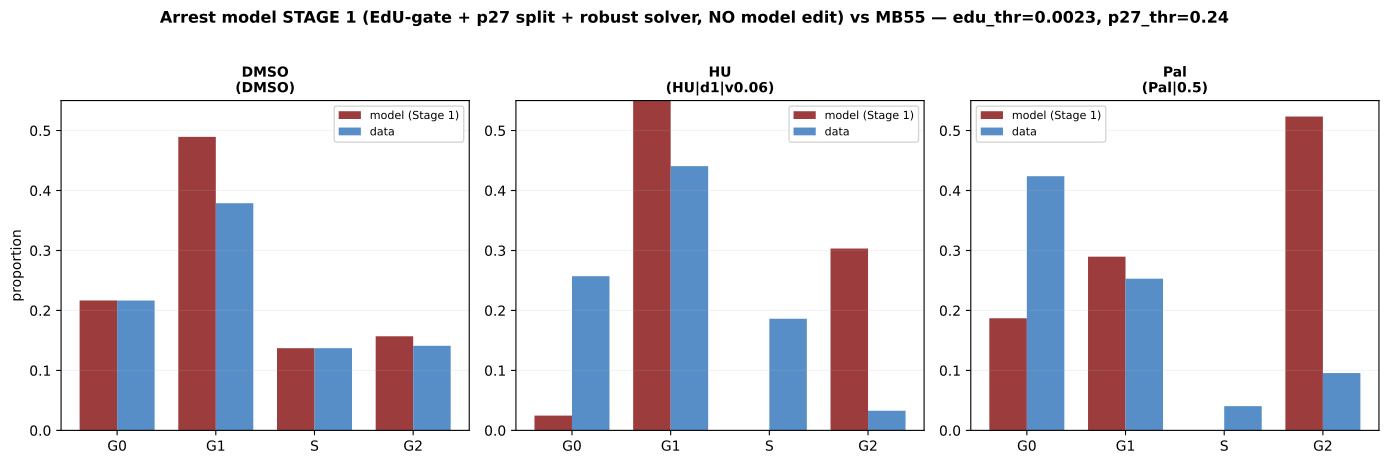

Write Python code to recreate this figure.
"""Arrest model STAGE 1 (no core-model edit): EdU-analog S-gate (dDna/dt, not aRc), p27-based G0/G1
split, robust solver for strong Palbociclib blocks. Calibrate EdU + p27 thresholds on DMSO; score HU/Pal
vs measured MB55 proportions. RO3306 dropped."""
import sys, os
sys.path.insert(0, '.')
import numpy as np, tellurium as te, multiprocessing as mp
import matplotlib; matplotlib.use('Agg')
import matplotlib.pyplot as plt
from src.build_model_v44_heldt import build_model_v44

MB = dict(SHH=0.5, HHi=0.0, MYCN_amplification=2.8, Ptch1_copy_number=0.1, p16=0.306, p18=1.553, kSyP21=0.002)
KPHRBCD0 = 0.35
SETTLE, TREAT, CHUNK, NP = 4800.0, 1440.0, 60.0, 13   # NP=13 -> 5-min sampling for dDna/dt
DT = CHUNK / (NP - 1)
KTL0, P21_MED, MU0 = 0.801, 0.42, 0.0005
CD_SDLOG, P27_SDLOG, MU_SDLOG, PART = 0.633, 0.32, 0.22, 0.30
TGT = {'DMSO': dict(G0=.2165, G1=.3788, S=.137, G2=.141),
       'HU':   dict(G0=.2571, G1=.4406, S=.1862, G2=.0328),
       'Pal':  dict(G0=.4239, G1=.253,  S=.0404, G2=.0956)}
CONDS = [('DMSO', {})]
CONDS += [(f'HU|d1|v{v}', {'HU': 1.0, 'vmin_fork': v}) for v in (0.06, 0.03, 0.012, 0.005)]
CONDS += [(f'Pal|{f}', {'kPhRbCd': round(KPHRBCD0*f, 4)}) for f in (0.5, 0.3, 0.15, 0.08)]
PHASES = ['G0', 'G1', 'S', 'G2']
SEL = ['time', 'Dna', 'P21']
_RR = None


def _init(_):
    global _RR
    _RR = te.loada(build_model_v44(with_ezh2=True, with_hh=True))
    _RR.integrator.setValue('relative_tolerance', 1e-6)
    try: _RR.integrator.setValue('maximum_num_steps', 800000)
    except Exception: pass


def robust_sim(tm, dur, npts):
    """Try progressively coarser tol, then sub-step, to survive stiff strong-block arrests."""
    for atol in (1e-9, 1e-8, 1e-7, 1e-6, 1e-5):
        try:
            _RR.integrator.setValue('absolute_tolerance', atol)
            return _RR.simulate(tm, tm + dur, npts, selections=SEL)
        except Exception:
            continue
    # sub-step fallback: split into 4
    try:
        _RR.integrator.setValue('absolute_tolerance', 1e-6)
        sub = dur / 4.0; out = None
        for j in range(4):
            _RR.simulate(tm + j*sub, tm + (j+1)*sub, 2, selections=['time'])
        return _RR.simulate(tm, tm + dur, npts, selections=SEL)   # final short pass for output
    except Exception:
        return None


def _work(task):
    i, label, pars, ktl, p21d, mu = task
    rng = np.random.default_rng((hash((i, label)) & 0xFFFFFFFF))
    _RR.reset(); _RR['SHH'] = MB['SHH']
    for k, v in MB.items(): _RR[k] = v
    _RR['k_Cd_translation'] = float(ktl); _RR['mu'] = float(mu); _RR['P21_div'] = float(p21d)
    draw = lambda: float(p21d * np.exp(rng.normal(-PART * PART / 2.0, PART)))
    tm = 0.0; settle_end = SETTLE + int(rng.integers(0, 34)) * CHUNK
    while tm < settle_end:
        _RR['P21_div'] = draw()
        try: _RR.simulate(tm, tm + CHUNK, 2, selections=['time'])
        except Exception: return None
        tm += CHUNK
    for k, v in pars.items(): _RR[k] = float(v)
    T, DN, P2 = [], [], []
    t = 0.0
    while t < TREAT:
        _RR['P21_div'] = draw(); r = robust_sim(tm, CHUNK, NP)
        if r is None: break
        T.append(r['time'][1:] - tm + t); DN.append(r['Dna'][1:]); P2.append(r['P21'][1:])
        t += CHUNK; tm += CHUNK
    if not T: return None
    T = np.concatenate(T); DN = np.concatenate(DN); P2 = np.concatenate(P2)
    # synthesis rate (EdU analog): positive dDna/dt; mask division resets (negative jumps)
    dd = np.zeros_like(DN); dd[1:] = (DN[1:] - DN[:-1]) / DT
    dd[dd < 0] = 0.0
    return (label, DN, dd, P2)


def classify(DN, dd, P2, edu_thr, p27_thr):
    """EdU/DNA gating: S=EdU+; else 2N(Dna<0.5)->G0/G1 by p27; 4N(Dna>=0.5)->G2."""
    inS = dd > edu_thr
    twoN = (~inS) & (DN < 0.5); fourN = (~inS) & (DN >= 0.5)
    ph = np.full(len(DN), '', dtype='<U2')
    ph[inS] = 'S'; ph[fourN] = 'G2'
    ph[twoN & (P2 >= p27_thr)] = 'G0'; ph[twoN & (P2 < p27_thr)] = 'G1'
    return ph


if __name__ == '__main__':
    N = 40
    rng = np.random.default_rng(11)
    ktl = np.clip(KTL0 * np.exp(rng.normal(0, CD_SDLOG, N)), 0.15, 5.0)
    p21 = np.clip(P21_MED * np.exp(rng.normal(0, P27_SDLOG, N)), 0.15, 2.5)
    mu = np.clip(MU0 * np.exp(rng.normal(0, MU_SDLOG, N)), 0.00028, 0.00085)
    tasks = [(i, lab, pars, ktl[i], p21[i], mu[i]) for lab, pars in CONDS for i in range(N)]
    print(f'{len(CONDS)} conditions x N={N} = {len(tasks)} cells (robust solver, EdU+p27 classifier)', flush=True)
    with mp.get_context('spawn').Pool(9, initializer=_init, initargs=(None,)) as pool:
        res = [r for r in pool.imap_unordered(_work, tasks, chunksize=4) if r is not None]
    pool_by = {}
    for lab, _ in CONDS:
        sub = [r for r in res if r[0] == lab]
        if sub: pool_by[lab] = (np.concatenate([r[1] for r in sub]), np.concatenate([r[2] for r in sub]), np.concatenate([r[3] for r in sub]))

    # calibrate EdU threshold -> DMSO S=0.137, then p27 threshold -> DMSO G0=0.2165
    DN, dd, P2 = pool_by['DMSO']
    edu_thr = float(np.quantile(dd[dd > 0], 1 - TGT['DMSO']['S'] / np.mean(dd > 0))) if np.mean(dd > 0) > TGT['DMSO']['S'] else float(np.quantile(dd, 1 - TGT['DMSO']['S']))
    # simpler: pick edu_thr so fraction(dd>thr)=0.137
    edu_thr = float(np.quantile(dd, 1 - TGT['DMSO']['S']))
    inS = dd > edu_thr; twoN = (~inS) & (DN < 0.5)
    # p27 threshold so G0 fraction (of all) = 0.2165
    p2_2n = np.sort(P2[twoN])[::-1]   # high p27 first
    k = int(round(TGT['DMSO']['G0'] * len(DN)))
    p27_thr = float(p2_2n[min(k, len(p2_2n)-1)]) if len(p2_2n) else 0.5
    print(f'calibrated: edu_thr={edu_thr:.5f} (DMSO S->{TGT["DMSO"]["S"]}), p27_thr={p27_thr:.3f} (DMSO G0->{TGT["DMSO"]["G0"]})')

    def props(t):
        DN, dd, P2 = t; ph = classify(DN, dd, P2, edu_thr, p27_thr)
        return {p: np.mean(ph == p) for p in PHASES}

    def sse(p, base): return sum((p[ph] - TGT[base][ph])**2 for ph in PHASES)

    results = {lab: (props(pool_by[lab]) if lab in pool_by else None) for lab, _ in CONDS}
    print(f'\n{"condition":>14} | {"G0":>5} {"G1":>5} {"S":>5} {"G2":>5}  SSE   target')
    best = {'HU': (None, 9), 'Pal': (None, 9)}
    for lab, _ in CONDS:
        p = results[lab]
        if p is None: print(f'{lab:>14} | FAILED'); continue
        base = lab.split('|')[0]
        if base not in TGT: base = 'DMSO'
        s = sse(p, base); t = TGT[base]
        print(f'{lab:>14} | {p["G0"]:.2f}  {p["G1"]:.2f}  {p["S"]:.2f}  {p["G2"]:.2f}  {s:.3f}  [{t["G0"]:.2f}/{t["G1"]:.2f}/{t["S"]:.2f}/{t["G2"]:.2f}]')
        if base in ('HU', 'Pal') and s < best[base][1]: best[base] = (lab, s)
    print(f'\nbest HU  = {best["HU"][0]}  (SSE {best["HU"][1]:.3f})')
    print(f'best Pal = {best["Pal"][0]} (SSE {best["Pal"][1]:.3f})')

    fig, ax = plt.subplots(1, 3, figsize=(14, 4.5))
    show = [('DMSO', 'DMSO'), (best['HU'][0], 'HU'), (best['Pal'][0], 'Pal')]
    x = np.arange(4); w = 0.38
    for a, (lab, base) in zip(ax, show):
        if lab is None or results.get(lab) is None: a.set_title(f'{base}: no fit'); continue
        p = results[lab]
        a.bar(x - w/2, [p[ph] for ph in PHASES], w, color='#8b1a1a', label='model (Stage 1)', alpha=0.85)
        a.bar(x + w/2, [TGT[base][ph] for ph in PHASES], w, color='#3b7bbf', label='data', alpha=0.85)
        a.set_xticks(x); a.set_xticklabels(PHASES); a.set_ylim(0, 0.55)
        a.set_title(f'{base}\n({lab})', fontweight='bold', fontsize=10); a.set_ylabel('proportion' if base == 'DMSO' else '')
        a.legend(fontsize=8); a.grid(alpha=0.15, axis='y')
    fig.suptitle(f'Arrest model STAGE 1 (EdU-gate + p27 split + robust solver, NO model edit) vs MB55 — edu_thr={edu_thr:.4f}, p27_thr={p27_thr:.2f}', fontweight='bold', fontsize=11.5, y=1.02)
    plt.tight_layout()
    plt.savefig('simulations/sim_ezh2_arrest_stage1.png', dpi=150, bbox_inches='tight')
    plt.savefig('simulations/sim_ezh2_arrest_stage1.pdf', bbox_inches='tight')
    print('Saved sim_ezh2_arrest_stage1.png')
